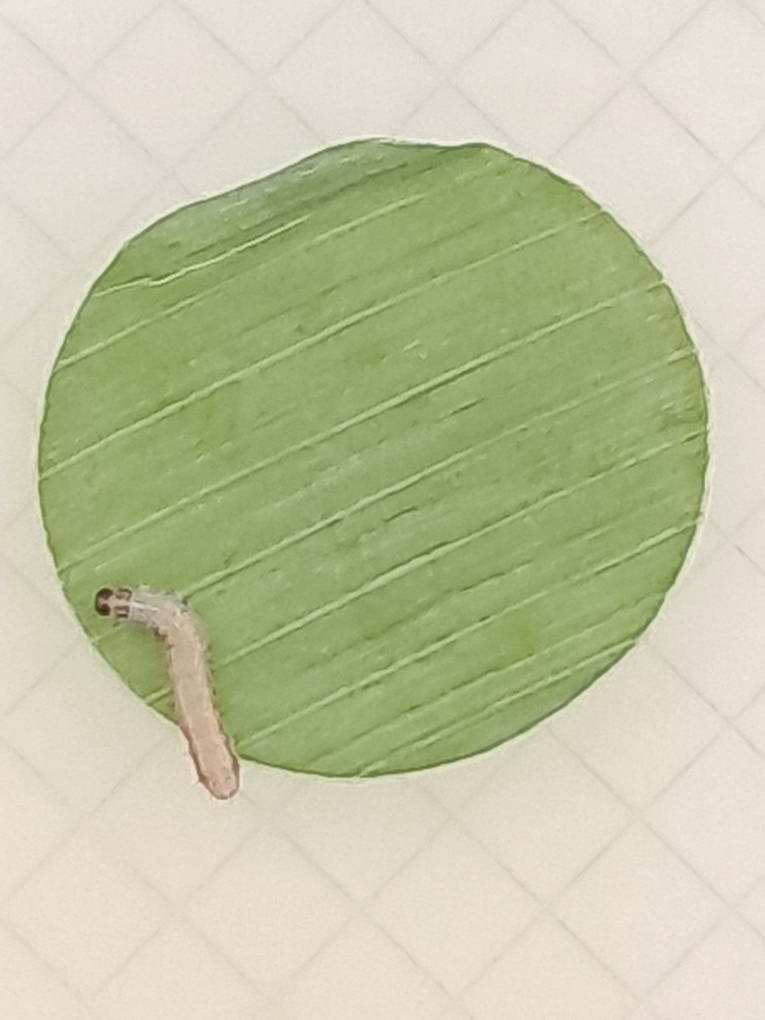
#> input picture test_images/prueba_larva (3).jpg, 3060 x 4080 px, given in place of imagen.jpg, which was not available (shown at 1/4 size)
$ python larvae_lenght.py
#> lines starting #> are read from the running program, lines starting #| are printed output that depends on the picture
import cv2  # Paquete de procesamiento y análisis de imagen
import math  # Modulo de funciones matemáticas

## Definición de funciones

# Función para medir la longitud entre dos puntos
def calcular_distancia(punto1, punto2):
    return math.sqrt((punto2[0] - punto1[0]) ** 2 + (punto2[1] - punto1[1]) ** 2)

# Función para calcular la escala de la imagen
def seleccionar_punto(event, x, y, flags, param):
    global puntos_escala, escala
    if event == cv2.EVENT_LBUTTONDOWN:  # Al presionar el botón izquierdo del mouse
        puntos_escala.append((x, y))
        cv2.circle(imagen_escala, (x, y), 5, (0, 255, 0), -1)
        cv2.imshow("Ajuste de escala", imagen_escala)

        if len(puntos_escala) == 2:            # Al presionar el botón izquierdo del mouse dos veces
            distancia = calcular_distancia(puntos_escala[0], puntos_escala[1])
            print(f"Distancia entre los puntos: {distancia} píxeles")
            cv2.line(imagen_escala,      # Graficar línea entre los puntos
                     puntos_escala[0],
                     puntos_escala[1],
                     (255, 0, 0), 2)
            cv2.imshow("Ajuste de escala", imagen_escala)
            escala = distancia / longitud
            print(f"Escala: {escala} pi/cm")

# Función para calcular la longitud de la larva
def seleccionar_punto_long(event, x, y, flags, param):
    global puntos_larva
    if event == cv2.EVENT_LBUTTONDOWN:     # Al presionar el botón izquierdo del mouse
        puntos_larva.append((x, y))
        cv2.circle(imagen_larva, (x, y), 5, (0, 255, 0), -1)     #
        cv2.imshow("Calculo de la longitud de la larva", imagen_larva)


        if len(puntos_larva) >= 1:            # Al presionar el botón del mouse más de una vez
            try:
                distancia = (calcular_distancia(puntos_larva[-1], puntos_larva[-2]))/escala
                lista_dist.append(distancia)
                cv2.line(imagen_larva,
                         puntos_larva[-1],
                         puntos_larva[-2],
                         (255, 0, 0), 2)    # Graficar línea entre los puntos
                cv2.imshow("Calculo de la longitud de la larva", imagen_larva)
            except IndexError:
                pass


## Variables globales del código
escala = None        # Escala en pi/cm para conversión de unidades de distancia
puntos_escala = []   # Lista con los dos puntos que se ubicarán en la imagen para encontrar la escala
puntos_larva = []    # Lista con los puntos que se ubicarán en la imagen para medir la larva
lista_dist = []      # Lista con las distancias entre los puntos seleccionados en la imagen
escala_default = 200 # Escala predeterminada en pi/cm

## Cargar la imagen usando OpenCV
ruta_imagen = "C:/Users/Usuario/Carpeta/imagen.jpg" # Ruta en la que se encuentra guardada la imagen
imagen_cv2 = cv2.imread(ruta_imagen)
#> imagen_cv2 is the input picture: shape (4080, 3060, 3); mean B, G, R 163.8, 197.1, 193.8

## Redimensionar la imagen si es necesario
porcentaje_reduccion = 74.5  # Ej: Escribir 20 si se quiere una reducción del 20% en las dimensiones de la imagen
nuevo_ancho = int(imagen_cv2.shape[1] * ((100 - porcentaje_reduccion) / 100))
#> nuevo_ancho = 780
nuevo_alto = int(imagen_cv2.shape[0] * ((100 - porcentaje_reduccion) / 100))
#> nuevo_alto = 1040
imagen_cv2 = cv2.resize(imagen_cv2,                # Generar nueva imagen
                        (nuevo_ancho, nuevo_alto),
                        interpolation=cv2.INTER_AREA)
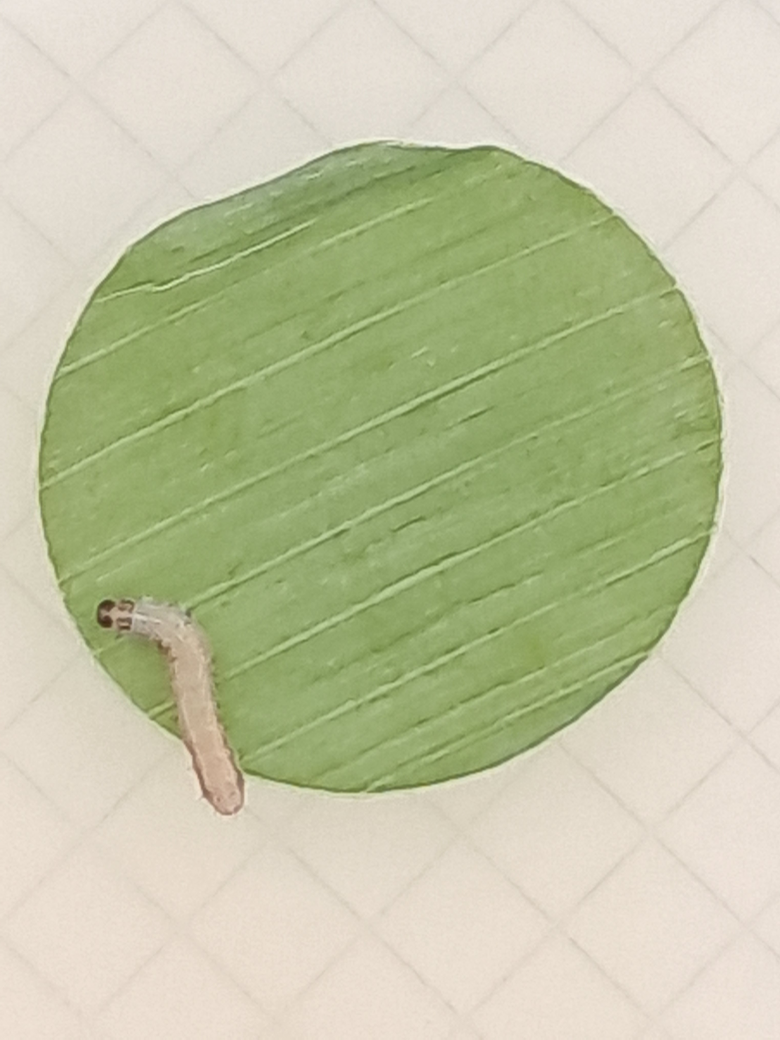
#> imagen_cv2: shape (1040, 780, 3); mean B, G, R 163.8, 197.1, 193.8

## Ajuste de escala

# Establecer un valor para la escala
#> (the run stopped early here; a loop or call above may not have finished)

$ run again, on test_images/prueba_larva (4).jpg
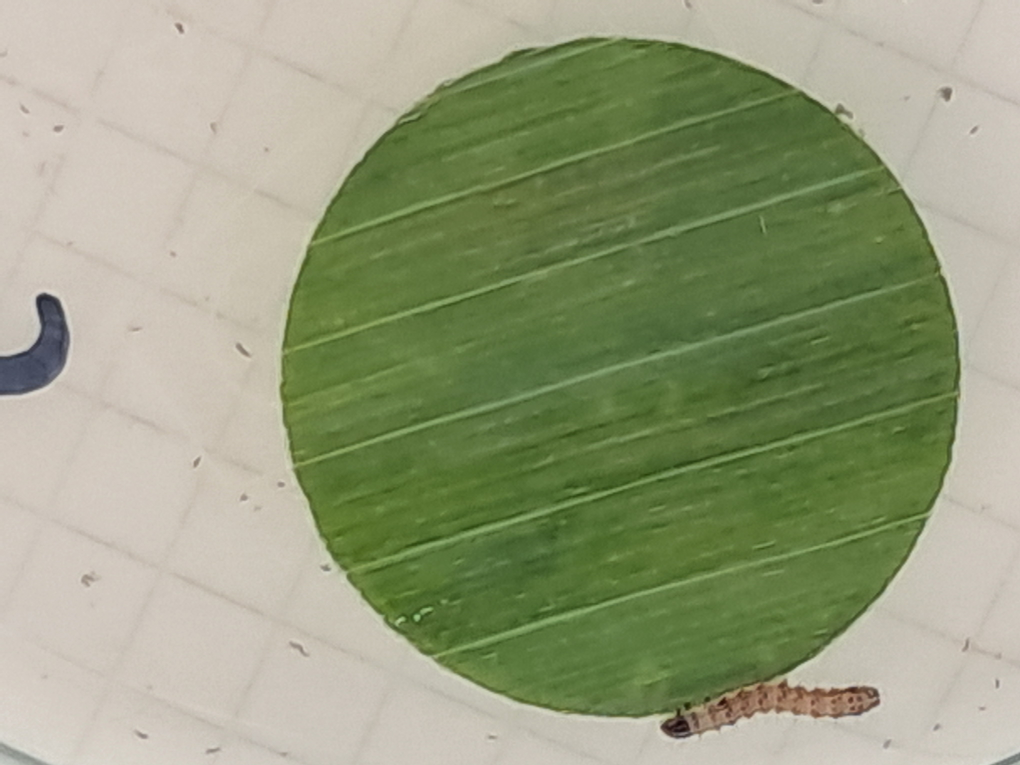
#> input picture test_images/prueba_larva (4).jpg, 4080 x 3060 px, given in place of imagen.jpg, which was not available (shown at 1/4 size)
#> imagen_cv2 is the input picture: shape (3060, 4080, 3); mean B, G, R 125.1, 157.4, 150
#> `imagen_cv2 = cv2.resize(imagen_cv2,`:
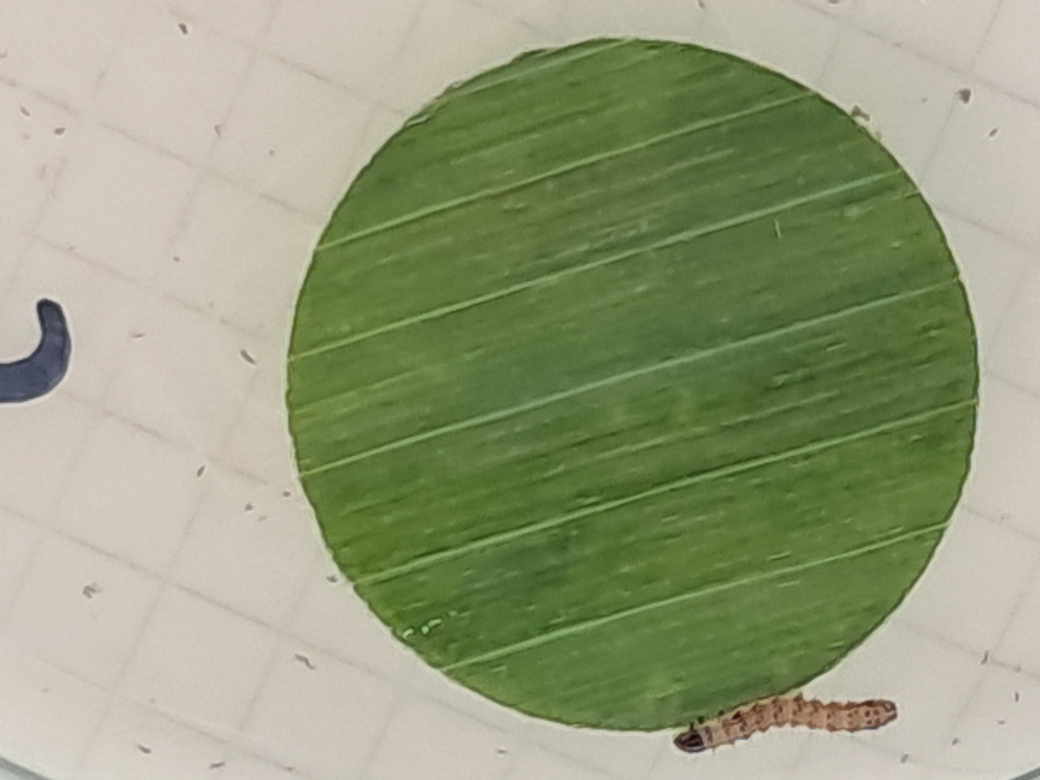
#> imagen_cv2: shape (780, 1040, 3); mean B, G, R 125.1, 157.4, 150

$ run again, on test_images/prueba_larva (5).jpg
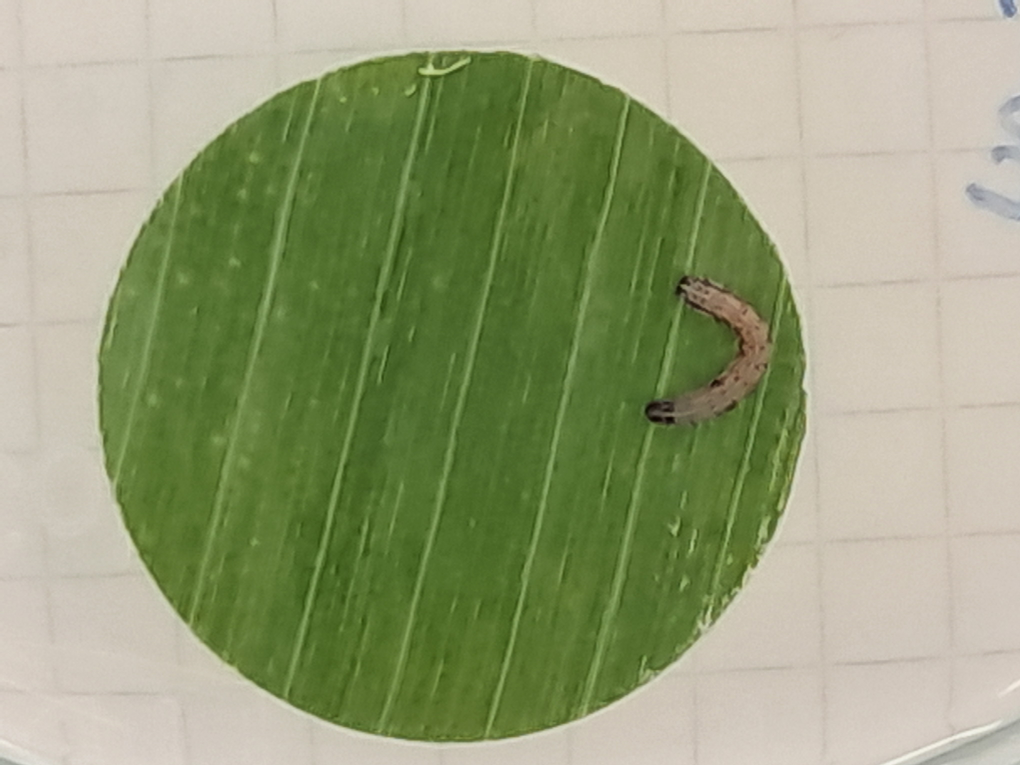
#> input picture test_images/prueba_larva (5).jpg, 4080 x 3060 px, given in place of imagen.jpg, which was not available (shown at 1/4 size)
#> imagen_cv2 is the input picture: shape (3060, 4080, 3); mean B, G, R 119.9, 158.5, 149.4
#> `imagen_cv2 = cv2.resize(imagen_cv2,`:
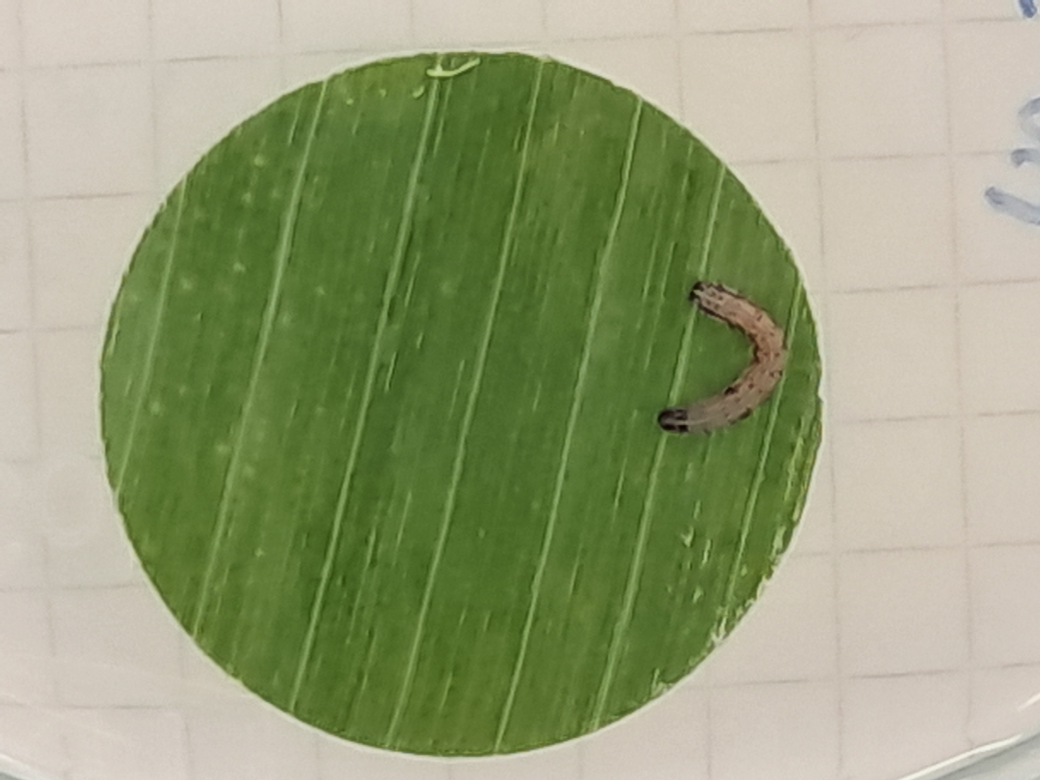
#> imagen_cv2: shape (780, 1040, 3); mean B, G, R 119.9, 158.5, 149.4
